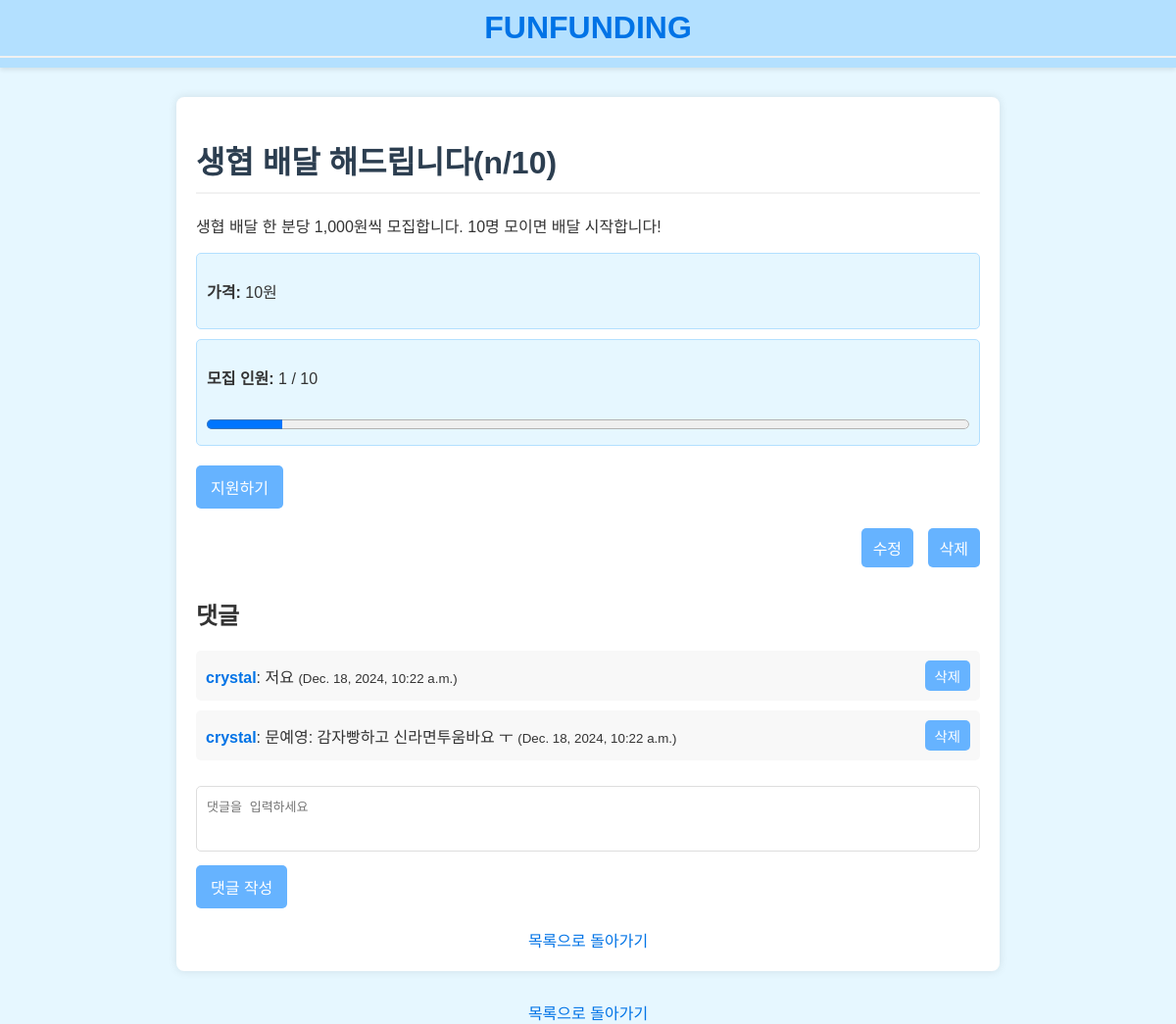
/posts/1/ (signed in), run on the app's committed database.
### funding/models.py (models this page shows, shortened)
class Post(models.Model):
    title = models.CharField(max_length=100)  # 게시글 제목
    content = models.TextField()  # 게시글 내용
    price = models.PositiveIntegerField()  # 가격
    capacity = models.PositiveIntegerField(default=10)  # 모집 인원
    current_applicants = models.PositiveIntegerField(default=0)  # 현재 지원자 수
    created_at = models.DateTimeField(auto_now_add=True)  # 생성 시간
    updated_at = models.DateTimeField(auto_now=True)  # 수정 시간
    author = models.ForeignKey(User, on_delete=models.CASCADE, related_name='posts')  # 작성자
    def is_full(self):
        return self.current_applicants >= self.capacity  # 모집 마감 여부

class Comment(models.Model):
    post = models.ForeignKey('Post', on_delete=models.CASCADE, related_name='comments')  # 게시글과 연결
    user = models.ForeignKey(User, on_delete=models.CASCADE)  # 댓글 작성자
    content = models.TextField()  # 댓글 내용
    created_at = models.DateTimeField(auto_now_add=True)  # 댓글 작성 시간

### funding/views.py (the view, shortened to what this page needs)
# urls.py: path('posts/<int:pk>/', views.post_detail, name='post_detail'),  # 상세 페이지
def post_detail(request, pk):
    post = get_object_or_404(Post, pk=pk)
    comments = post.comments.all()
    return render(request, 'funding/post_detail.html', {'post': post, 'comments': comments})

### funding/templates/funding/post_detail.html (shortened to what this page needs)
<!DOCTYPE html>
<html lang="en">
<head>
</head>
<body>
    <header>
        <div class="logo">
            <a href="{% url 'post_list' %}">
                <h1>FunFunding</h1>
            </a>
        </div>
    </header>
    <div class="container">
        <h1>{{ post.title }}</h1>
        <p>{{ post.content }}</p>
        <div class="price-info">
            <p><strong>가격:</strong> {{ post.price }}원</p>
        </div>
        <div class="progress-info">
            <p><strong>모집 인원:</strong> {{ post.current_applicants }} / {{ post.capacity }}</p>
            <progress value="{{ post.current_applicants }}" max="{{ post.capacity }}"></progress>
        </div>
        {% if not post.is_full %}
            <form method="POST">
                <button type="submit" name="support">지원하기</button>
            </form>
        {% else %}
            <p class="alert">모집이 마감되었습니다.</p>
        {% endif %}
        {% if user.is_authenticated and user == post.author %}
            <div class="button-group">
                <a href="{% url 'post_edit' post.pk %}">수정</a>
                <a href="{% url 'post_delete' post.pk %}">삭제</a>
            </div>
        {% endif %}
        <div class="comment-section">
            <h2>댓글</h2>
            <ul class="comment-list">
                {% for comment in comments %}
                    <li>
                        <div>
                            <strong>{{ comment.user.username }}</strong>: {{ comment.content }}
                            <small>({{ comment.created_at }})</small>
                        </div>
                        {% if user.is_authenticated and user == comment.user %}
                            <a href="{% url 'comment_delete' comment.pk %}" class="delete-comment">삭제</a>
                        {% endif %}
                    </li>
                {% empty %}
                    <li>댓글이 없습니다.</li>
                {% endfor %}
            </ul>
            <form method="POST">
                <textarea name="content" rows="3" placeholder="댓글을 입력하세요" required></textarea>
                <button type="submit" name="comment">댓글 작성</button>
            </form>
        </div>
        <div class="footer">
            <a href="{% url 'post_list' %}">목록으로 돌아가기</a>
        </div>
    </div>
</body>
</html>
        <div class="footer">
            <a href="{% url 'post_list' %}">목록으로 돌아가기</a>
        </div>
</body>
</html>

### funding/templates/funding/post_detail.html (style rules this page uses)
body { font-family: 'Arial', sans-serif; background-color: #e6f7ff; margin: 0; padding: 0; color: #333; }
header { background-color: #b3e0ff; color: white; text-align: center; padding: 10px 0; box-shadow: 0 2px 5px rgba(0, 0, 0, 0.1); }
header .logo h1 { margin: 0; font-size: 2em; font-weight: bold; text-transform: uppercase; color: #0073e6; }
header .logo a { text-decoration: none; color: inherit; }
.container { width: 90%; max-width: 800px; margin: 30px auto; background-color: #ffffff; border-radius: 8px; box-shadow: 0 0 10px rgba(0, 0, 0, 0.1); padding: 20px; }
h1 { color: #2c3e50; border-bottom: 2px solid #f1f1f1; padding-bottom: 10px; margin-bottom: 20px; }
.price-info, .progress-info { margin: 10px 0; padding: 10px; background-color: #e6f7ff; border: 1px solid #b3e0ff; border-radius: 5px; }
progress { width: 100%; height: 20px; margin-top: 10px; }
button, .button-group a, .delete-comment { background-color: #66b3ff; color: white; text-decoration: none; padding: 8px 12px; border: none; border-radius: 5px; font-size: 1em; cursor: pointer; display: inline-block; }
.button-group { margin-top: 20px; text-align: right; }
.button-group a { margin-left: 10px; }
.comment-section { margin-top: 30px; }
.comment-list { list-style: none; padding: 0; }
.comment-list li { background-color: #f8f8f8; padding: 10px; margin-bottom: 10px; border-radius: 5px; display: flex; justify-content: space-between; align-items: center; }
.comment-list strong { color: #0073e6; }
.delete-comment { background-color: #66b3ff; padding: 5px 10px; font-size: 0.9em; }
textarea { width: 100%; padding: 10px; margin-top: 10px; border: 1px solid #ddd; border-radius: 5px; font-size: 1em; resize: none; box-sizing: border-box; }
form button { background-color: #66b3ff; color: white; padding: 10px 15px; border: none; border-radius: 5px; cursor: pointer; font-size: 1em; margin-top: 10px; }
.footer { margin-top: 20px; text-align: center; }
a { color: #0073e6; text-decoration: none; }

### data on the page
Post: title "생협 배달 해드립니다(n/10)", content "생협 배달 한 분당 1,000원씩 모집합니다. 10명 모이면 배달 시작합니다!", price "10", current_applicants "1", capacity "10"
Comment: user.username "crystal", content "저요", created_at "Dec. 18, 2024, 10:22 a.m.", shows "삭제"
Comment: user.username "crystal", content "문예영: 감자빵하고 신라면투움바요 ㅜ", created_at "Dec. 18, 2024, 10:22 a.m.", shows "삭제"
